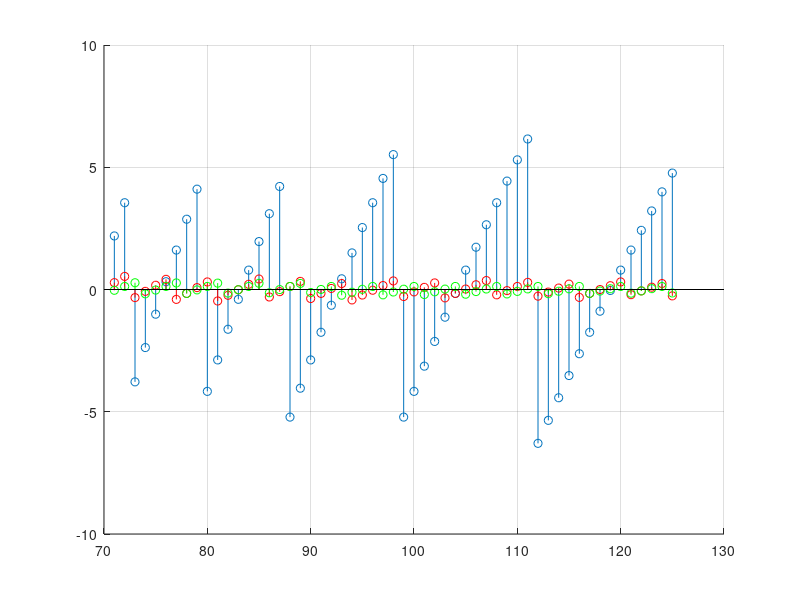

The MATLAB script that drew this image:
% MSP430 FM 

% input parameters
fdco = 8000000/8;
baud_target = 1200;
f1_target = 1200;
f2_target = 2200;
phase_res_bits = 10;

% possible sample frequency range
f_start = 8000;
f_end = 14000;

% calculation
N_start = round(fdco / f_start);
N_end = round(fdco / f_end);
M = 2^phase_res_bits;

res = zeros((f_start-f_end), 11);
i = 0;
for N = N_end:N_start
    i = i + 1;
    fs = fdco / N;      % resulting sampling frequency
    df = fs / M;        % minimum frequency step
    
    % frequency error calculation
    fcw1 = round(f1_target / df);
    f1 = fcw1*df;
    e_f1_perc = ((f1_target - f1) / f1_target) * 100;
    
    fcw2 = round(f2_target / df);
    f2 = fcw2*df;
    e_f2_perc = ((f2_target - f2) / f2_target) * 100;
    
    % baud rate error calculation
    samp_per_bit = round(fs / baud_target);
    baud = fs / samp_per_bit;
    e_baud_percent = ((baud_target - baud) / baud_target) * 100;
    
    res(i,:) = [ ...
        fs ...
        N ...
        baud ...
        e_baud_percent ...
        samp_per_bit ...
        fcw1 ...
        f1 ...
        e_f1_perc ...
        fcw2 ...
        f2 ...
        e_f2_perc];
end


hold on
grid on
stem(res(:,2), res(:,4));
stem(res(:,2), res(:,8),'r');
stem(res(:,2), res(:,11),'g');


